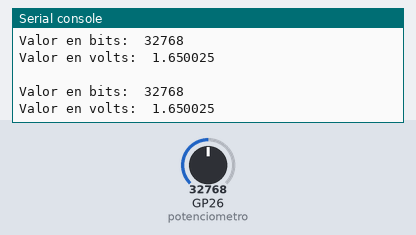
Bench run of a program on a simulated Raspberry Pi Pico running MicroPython. Shown: the last lines printed to the serial console. The inputs (shaded band) are chosen by the test bench; at power-on: GP26 (potenciometro) = 32768 (analog values on the 0–65535 scale).

Above: at 1.2 s.
1.3 s: GP26 (potenciometro) set to 45874
At 1.9 s:
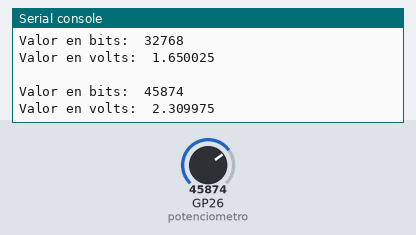
2.8 s: GP26 (potenciometro) set to 57670
At 3.4 s:
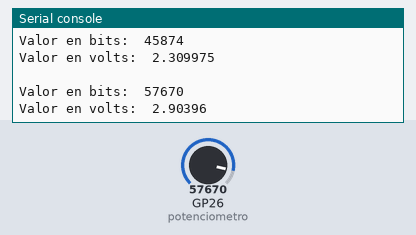
Timing chart, 0 to 5.8 s (numbered marks = the images above; inputs shaded):
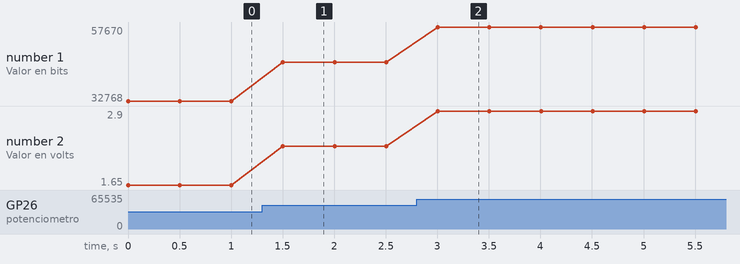

Measured:
- after the input at 1.3 s, the serial console: prints a new line after 0.20 s (image 1)
- after the input at 2.8 s, the serial console: prints a new line after 0.20 s (image 2)
- plotted number 1: 32768 → 45874 after the input at 1.3 s, 45874 → 57670 after the input at 2.8 s
- plotted number 2: 1.65 → 2.31 after the input at 1.3 s, 2.31 → 2.9 after the input at 2.8 s

The program:

Potenciometro.py
```python
#Añadiremos la nueva libreria ADC
from machine import Pin, ADC
import time
#Asignaremos a Potenciometro la lectura ADC del pin 26
potenciometro = ADC(26)
#Constante de conversion de ADC a Voltaje
conversion_factor = 3.3 / (65535)

while True:
    #¿Cuantos bits obtienes de lectura?
    print("\nValor en bits: ", potenciometro.read_u16())
    #Ecuacion para obtener la lectura de voltaje
    voltaje = potenciometro.read_u16() * conversion_factor
    #Imprimimos el voltaje leido en la consola
    print("Valor en volts: ", voltaje)
    #Cada 0.5s se realizará una nueva lectura
    time.sleep(0.5)
```
